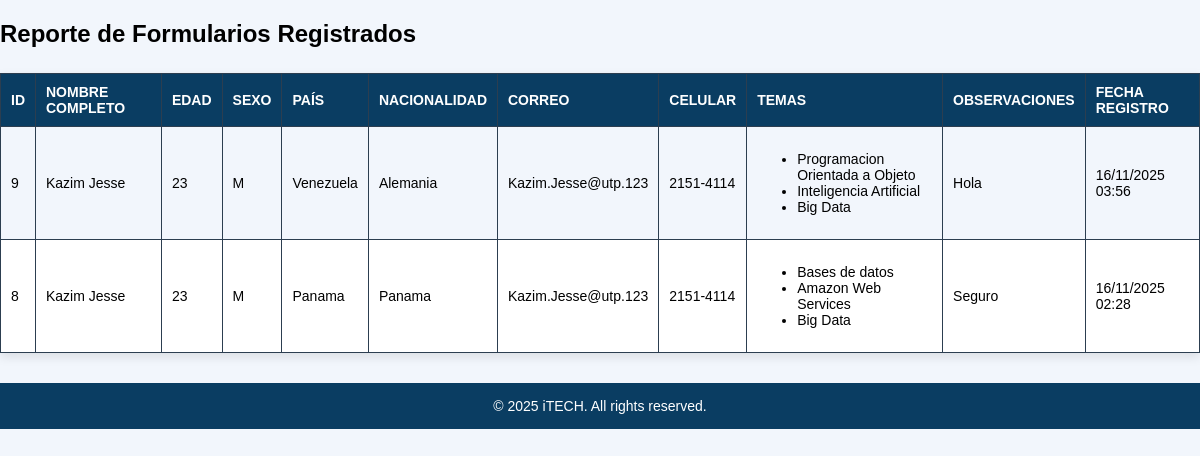
The page /reporte.php on the database its author committed.
### tables this page shows
CREATE TABLE IF NOT EXISTS `inscriptor` (
  `ID` int NOT NULL AUTO_INCREMENT,
  `Nombre` varchar(255) NOT NULL,
  `Apellido` varchar(255) NOT NULL,
  `Edad` int NOT NULL,
  `Sexo` char(2) NOT NULL,
  `Pais_Residente` int NOT NULL,
  `Nacionalidad` int NOT NULL,
  `Correo` varchar(255) NOT NULL,
  `Telefono` varchar(255) NOT NULL,
  `Fecha_Registro` datetime NOT NULL,
  `Observaciones` varchar(255) DEFAULT NULL,
  PRIMARY KEY (`ID`),
  KEY `Pais_Residente` (`Pais_Residente`,`Nacionalidad`) USING BTREE,
  KEY `Nacionalidad` (`Nacionalidad`)
);

CREATE TABLE IF NOT EXISTS `pais` (
  `ID` int NOT NULL AUTO_INCREMENT,
  `Nombre` varchar(255) NOT NULL,
  PRIMARY KEY (`ID`)
);

### reporte.php (the view, shortened to what this page needs)
<?php
$db = new Database();
$conn = $db->conectar();
$sql = "SELECT i.ID, i.Nombre, i.Apellido, i.Edad, i.Sexo,
               p1.Nombre AS Pais,
               p2.Nombre AS Nacionalidad,
               i.Correo, i.Telefono, i.Fecha_Registro,
               i.Observaciones
        FROM inscriptor i
        INNER JOIN pais p1 ON i.Pais_Residente = p1.ID
        INNER JOIN pais p2 ON i.Nacionalidad = p2.ID
        ORDER BY i.ID DESC";
$stmt = $conn->prepare($sql);
$stmt->execute();
$formularios = $stmt->fetchAll(PDO::FETCH_ASSOC);
$sqlTemas = "SELECT t.Nombre
             FROM `inscriptor-tema` ft
             INNER JOIN temas t ON ft.ID_Tema = t.ID
             WHERE ft.ID_Inscriptor = :id";
$stmtTemas = $conn->prepare($sqlTemas);
?>
<!DOCTYPE html>
<html lang="es">
<head>
    <link rel="stylesheet" href="estilo.css">
</head>
<body>
<h2>Reporte de Formularios Registrados</h2>
<table class="tabla-reporte">
    <tr>
        <th>ID</th>
        <th>Nombre Completo</th>
        <th>Edad</th>
        <th>Sexo</th>
        <th>País</th>
        <th>Nacionalidad</th>
        <th>Correo</th>
        <th>Celular</th>
        <th>Temas</th>
        <th>Observaciones</th>
        <th>Fecha Registro</th>
    </tr>
    <?php foreach ($formularios as $f): ?>
    <tr>
        <td><?= $f['ID'] ?></td>
        <td><?= $f['Nombre'] . " " . $f['Apellido'] ?></td>
        <td><?= $f['Edad'] ?></td>
        <td><?= $f['Sexo'] ?></td>
        <td><?= $f['Pais'] ?></td>
        <td><?= $f['Nacionalidad'] ?></td>
        <td><?= $f['Correo'] ?></td>
        <td><?= $f['Telefono'] ?></td>
        <td>
            <?php
            $stmtTemas->execute([':id' => $f['ID']]);
            $temas = $stmtTemas->fetchAll(PDO::FETCH_COLUMN);
            if ($temas) {
                echo "<ul>";
                foreach ($temas as $t) {
                    echo "<li>" . htmlspecialchars($t) . "</li>";
                }
                echo "</ul>";
            } else {
                echo "N/A";
            }
            ?>
        </td>
        <td><?= nl2br(htmlspecialchars($f['Observaciones'])) ?></td>
        <td><?= date("d/m/Y H:i", strtotime($f['Fecha_Registro'])) ?></td>
    </tr>
    <?php endforeach; ?>
</table>
<footer>
    © <?= date("Y") ?> iTECH. All rights reserved.
</footer>
</body>
</html>

### estilo.css (style rules this page uses)
body { font-family: Arial, Helvetica, sans-serif; background: #f2f6fc; margin: 0; padding: 0; }
footer { margin-top: 30px; text-align: center; padding: 15px; background: #0a3d62; color: white; font-size: 14px; }
.tabla-reporte { width: 100%; border-collapse: collapse; margin-top: 25px; background: #ffffff; box-shadow: 0px 4px 10px rgba(0,0,0,0.1); }
.tabla-reporte th, .tabla-reporte td { border: 1px solid #2c3e50; padding: 10px; text-align: left; font-size: 14px; }
.tabla-reporte th { background-color: #0a3d62; color: white; text-transform: uppercase; }
.tabla-reporte tr:nth-child(even) { background-color: #f2f6fc; }

### rows shown on the page
inscriptor: ID "9", Nombre "Kazim", Apellido "Jesse", Edad "23", Sexo "M", Pais_Residente.Nombre "Venezuela", Nacionalidad.Nombre "Alemania", Correo "Kazim.Jesse@utp.123", Telefono "2151-4114", t "Programacion Orientada a Objeto", t "Inteligencia Artificial", t "Big Data", Observaciones "Hola", Fecha_Registro "16/11/2025 03:56"
inscriptor: ID "8", Nombre "Kazim", Apellido "Jesse", Edad "23", Sexo "M", Pais_Residente.Nombre "Panama", Correo "Kazim.Jesse@utp.123", Telefono "2151-4114", t "Bases de datos", t "Amazon Web Services", t "Big Data", Observaciones "Seguro", Fecha_Registro "16/11/2025 02:28"
